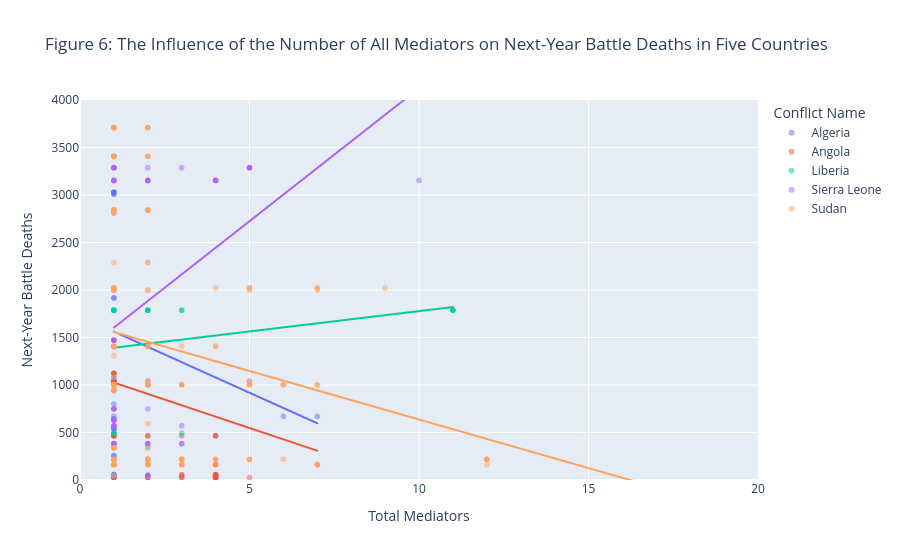

Write notebook code for a chart like this one.
### Markdown cell above
### Figure 6: The Influence of the Number of All Mediators on Next-Year Battle Deaths in Five Countries

### Code cell
import plotly.express as px

selected_countries = ["Algeria", "Liberia", "Angola", "Sierra Leone", "Sudan"]

Merged_Data_filtered = Merged_Data[
    Merged_Data["Conflict Name"].isin(selected_countries)
]

fig = px.scatter(
    Merged_Data_filtered,
    x="Total Mediators",
    y="Deaths in the Next Year",
    opacity=0.5,
    color="Conflict Name",
    trendline="ols",
    trendline_scope="trace",
    labels={
        "Total Mediators": "Total Mediators",
        "Deaths in the Next Year": "Next-Year Battle Deaths",
    },
    title="Figure 6: The Influence of the Number of All Mediators on Next-Year Battle Deaths in Five Countries",
    range_y=[0, 4000],
    range_x=[0, 20],
)
fig.show()

### Figure 1 — Plotly figure (JSON) as saved in the notebook; plotly's stock layout.template omitted (floating-point values rounded to 4 significant figures; data arrays with more than 128 entries replaced by an {"elided": "..."} marker saying what was removed)
{"data": [{"hovertemplate": "Conflict Name=Algeria<br>Total Mediators=%{x}<br>Next-Year Battle Deaths=%{y}<extra></extra>", "legendgroup": "Algeria", "marker": {"color": "#636efa", "opacity": 0.5, "symbol": "circle"}, "mode": "markers", "name": "Algeria", "showlegend": true, "type": "scattergl", "x": [NaN, 6.0, 1.0, NaN, NaN, NaN, NaN, NaN, NaN, NaN, NaN, NaN, NaN, NaN, NaN, NaN, NaN, 1.0, 7.0, 1.0, 1.0, 1.0, 1.0, 1.0, 1.0, 1.0, 1.0, 1.0, 1.0, 1.0, 1.0, NaN, NaN, 1.0, 1.0, 1.0, 1.0, 1.0, 1.0, 1.0, 1.0, 1.0, 1.0, 1.0, 1.0, 1.0, 1.0, 1.0, 1.0, 1.0, 1.0], "xaxis": "x", "y": [670.0, 670.0, 255.0, 472.0, 339.0, 505.0, 236.0, 267.0, 256.0, 147.0, 107.0, 84.0, 26.0, 86.0, 60.0, 33.0, 670.0, 670.0, 670.0, 3029.0, 3029.0, 3029.0, 1403.0, 1403.0, 1084.0, 3029.0, 1084.0, 3008.0, 1916.0, 800.0, 257.0, 34.0, 670.0, 3008.0, 3029.0, 1916.0, 539.0, 539.0, 539.0, 539.0, 642.0, 642.0, 947.0, 539.0, 1031.0, 1031.0, 1031.0, 3029.0, 3029.0, 947.0, 3029.0], "yaxis": "y"}, {"hovertemplate": "<b>OLS trendline</b><br>Deaths in the Next Year = -160.871 * Total Mediators + 1722.98<br>R<sup>2</sup>=0.040208<br><br>Conflict Name=Algeria<br>Total Mediators=%{x}<br>Next-Year Battle Deaths=%{y} <b>(trend)</b><extra></extra>", "legendgroup": "Algeria", "marker": {"color": "#636efa", "symbol": "circle"}, "mode": "lines", "name": "Algeria", "showlegend": false, "type": "scattergl", "x": [1.0, 1.0, 1.0, 1.0, 1.0, 1.0, 1.0, 1.0, 1.0, 1.0, 1.0, 1.0, 1.0, 1.0, 1.0, 1.0, 1.0, 1.0, 1.0, 1.0, 1.0, 1.0, 1.0, 1.0, 1.0, 1.0, 1.0, 1.0, 1.0, 1.0, 1.0, 1.0, 6.0, 7.0], "xaxis": "x", "y": [1562.0, 1562.0, 1562.0, 1562.0, 1562.0, 1562.0, 1562.0, 1562.0, 1562.0, 1562.0, 1562.0, 1562.0, 1562.0, 1562.0, 1562.0, 1562.0, 1562.0, 1562.0, 1562.0, 1562.0, 1562.0, 1562.0, 1562.0, 1562.0, 1562.0, 1562.0, 1562.0, 1562.0, 1562.0, 1562.0, 1562.0, 1562.0, 757.7, 596.9], "yaxis": "y"}, {"hovertemplate": "Conflict Name=Angola<br>Total Mediators=%{x}<br>Next-Year Battle Deaths=%{y}<extra></extra>", "legendgroup": "Angola", "marker": {"color": "#EF553B", "opacity": 0.5, "symbol": "circle"}, "mode": "markers", "name": "Angola", "showlegend": true, "type": "scattergl", "x": {"elided": "215 float values"}, "xaxis": "x", "y": {"elided": "215 float values"}, "yaxis": "y"}, {"hovertemplate": "<b>OLS trendline</b><br>Deaths in the Next Year = -119.533 * Total Mediators + 1145.01<br>R<sup>2</sup>=0.002601<br><br>Conflict Name=Angola<br>Total Mediators=%{x}<br>Next-Year Battle Deaths=%{y} <b>(trend)</b><extra></extra>", "legendgroup": "Angola", "marker": {"color": "#EF553B", "symbol": "circle"}, "mode": "lines", "name": "Angola", "showlegend": false, "type": "scattergl", "x": {"elided": "205 float values"}, "xaxis": "x", "y": {"elided": "205 float values"}, "yaxis": "y"}, {"hovertemplate": "Conflict Name=Liberia<br>Total Mediators=%{x}<br>Next-Year Battle Deaths=%{y}<extra></extra>", "legendgroup": "Liberia", "marker": {"color": "#00cc96", "opacity": 0.5, "symbol": "circle"}, "mode": "markers", "name": "Liberia", "showlegend": true, "type": "scattergl", "x": [2.0, 1.0, 1.0, 1.0, 1.0, 1.0, 1.0, 1.0, 2.0, 2.0, 2.0, 1.0, 2.0, 1.0, 1.0, 1.0, 1.0, 1.0, 1.0, 2.0, 1.0, 1.0, 1.0, 1.0, 1.0, 1.0, 1.0, 1.0, 1.0, 1.0, 1.0, 1.0, 1.0, 1.0, 1.0, 1.0, 1.0, 1.0, 1.0, 1.0, 1.0, 1.0, 3.0, 1.0, 1.0, 2.0, 1.0, 1.0, 1.0, 1.0, 1.0, 1.0, 1.0, 1.0, 1.0, NaN, 2.0, 1.0, 1.0, 11.0, 2.0, 1.0, 2.0, 1.0, 1.0, 3.0, 1.0, 3.0, 1.0, 11.0, 1.0, 1.0, 1.0, 1.0, 1.0, 1.0, 1.0, 1.0, 1.0, 1.0, 11.0, 11.0], "xaxis": "x", "y": [1787.0, 1787.0, 1787.0, 1787.0, 1787.0, 1787.0, 1787.0, 1787.0, 1787.0, 1787.0, 1787.0, 1787.0, 1787.0, 1787.0, 1787.0, 1787.0, 1787.0, 1787.0, 1787.0, 1787.0, 1787.0, 1787.0, 1787.0, 1787.0, 1787.0, 1787.0, 1787.0, 1787.0, 1787.0, 1787.0, 1787.0, 1787.0, 1787.0, 1787.0, 492.0, 492.0, 492.0, 492.0, 492.0, 492.0, 492.0, 492.0, 492.0, 1787.0, 341.0, 341.0, 341.0, 341.0, 57.0, 57.0, 57.0, 57.0, 57.0, 57.0, 27.0, 341.0, 1787.0, 1787.0, 1787.0, 1787.0, 1787.0, 1787.0, 1787.0, 1787.0, 1787.0, 1787.0, 1787.0, 1787.0, 1787.0, 1787.0, 1787.0, 1787.0, 1787.0, 1787.0, 1787.0, 1787.0, 1787.0, 1787.0, 1787.0, 1787.0, 1787.0, 1787.0], "yaxis": "y"}, {"hovertemplate": "<b>OLS trendline</b><br>Deaths in the Next Year = 42.8238 * Total Mediators + 1349.4<br>R<sup>2</sup>=0.020851<br><br>Conflict Name=Liberia<br>Total Mediators=%{x}<br>Next-Year Battle Deaths=%{y} <b>(trend)</b><extra></extra>", "legendgroup": "Liberia", "marker": {"color": "#00cc96", "symbol": "circle"}, "mode": "lines", "name": "Liberia", "showlegend": false, "type": "scattergl", "x": [1.0, 1.0, 1.0, 1.0, 1.0, 1.0, 1.0, 1.0, 1.0, 1.0, 1.0, 1.0, 1.0, 1.0, 1.0, 1.0, 1.0, 1.0, 1.0, 1.0, 1.0, 1.0, 1.0, 1.0, 1.0, 1.0, 1.0, 1.0, 1.0, 1.0, 1.0, 1.0, 1.0, 1.0, 1.0, 1.0, 1.0, 1.0, 1.0, 1.0, 1.0, 1.0, 1.0, 1.0, 1.0, 1.0, 1.0, 1.0, 1.0, 1.0, 1.0, 1.0, 1.0, 1.0, 1.0, 1.0, 1.0, 1.0, 1.0, 1.0, 1.0, 1.0, 1.0, 1.0, 2.0, 2.0, 2.0, 2.0, 2.0, 2.0, 2.0, 2.0, 2.0, 2.0, 3.0, 3.0, 3.0, 11.0, 11.0, 11.0, 11.0], "xaxis": "x", "y": [1392.0, 1392.0, 1392.0, 1392.0, 1392.0, 1392.0, 1392.0, 1392.0, 1392.0, 1392.0, 1392.0, 1392.0, 1392.0, 1392.0, 1392.0, 1392.0, 1392.0, 1392.0, 1392.0, 1392.0, 1392.0, 1392.0, 1392.0, 1392.0, 1392.0, 1392.0, 1392.0, 1392.0, 1392.0, 1392.0, 1392.0, 1392.0, 1392.0, 1392.0, 1392.0, 1392.0, 1392.0, 1392.0, 1392.0, 1392.0, 1392.0, 1392.0, 1392.0, 1392.0, 1392.0, 1392.0, 1392.0, 1392.0, 1392.0, 1392.0, 1392.0, 1392.0, 1392.0, 1392.0, 1392.0, 1392.0, 1392.0, 1392.0, 1392.0, 1392.0, 1392.0, 1392.0, 1392.0, 1392.0, 1435.0, 1435.0, 1435.0, 1435.0, 1435.0, 1435.0, 1435.0, 1435.0, 1435.0, 1435.0, 1478.0, 1478.0, 1478.0, 1820.0, 1820.0, 1820.0, 1820.0], "yaxis": "y"}, {"hovertemplate": "Conflict Name=Sierra Leone<br>Total Mediators=%{x}<br>Next-Year Battle Deaths=%{y}<extra></extra>", "legendgroup": "Sierra Leone", "marker": {"color": "#ab63fa", "opacity": 0.5, "symbol": "circle"}, "mode": "markers", "name": "Sierra Leone", "showlegend": true, "type": "scattergl", "x": {"elided": "147 float values"}, "xaxis": "x", "y": {"elided": "147 float values"}, "yaxis": "y"}, {"hovertemplate": "<b>OLS trendline</b><br>Deaths in the Next Year = 280.013 * Total Mediators + 1324.37<br>R<sup>2</sup>=0.062685<br><br>Conflict Name=Sierra Leone<br>Total Mediators=%{x}<br>Next-Year Battle Deaths=%{y} <b>(trend)</b><extra></extra>", "legendgroup": "Sierra Leone", "marker": {"color": "#ab63fa", "symbol": "circle"}, "mode": "lines", "name": "Sierra Leone", "showlegend": false, "type": "scattergl", "x": {"elided": "145 float values"}, "xaxis": "x", "y": {"elided": "145 float values"}, "yaxis": "y"}, {"hovertemplate": "Conflict Name=Sudan<br>Total Mediators=%{x}<br>Next-Year Battle Deaths=%{y}<extra></extra>", "legendgroup": "Sudan", "marker": {"color": "#FFA15A", "opacity": 0.5, "symbol": "circle"}, "mode": "markers", "name": "Sudan", "showlegend": true, "type": "scattergl", "x": {"elided": "976 float values"}, "xaxis": "x", "y": {"elided": "976 float values"}, "yaxis": "y"}, {"hovertemplate": "<b>OLS trendline</b><br>Deaths in the Next Year = -102.251 * Total Mediators + 1659.05<br>R<sup>2</sup>=0.011295<br><br>Conflict Name=Sudan<br>Total Mediators=%{x}<br>Next-Year Battle Deaths=%{y} <b>(trend)</b><extra></extra>", "legendgroup": "Sudan", "marker": {"color": "#FFA15A", "symbol": "circle"}, "mode": "lines", "name": "Sudan", "showlegend": false, "type": "scattergl", "x": {"elided": "963 float values"}, "xaxis": "x", "y": {"elided": "963 float values"}, "yaxis": "y"}], "layout": {"legend": {"title": {"text": "Conflict Name"}, "tracegroupgap": 0}, "title": {"text": "Figure 6: The Influence of the Number of All Mediators on Next-Year Battle Deaths in Five Countries"}, "xaxis": {"anchor": "y", "domain": [0, 1], "range": [0, 20], "title": {"text": "Total Mediators"}}, "yaxis": {"anchor": "x", "domain": [0, 1], "range": [0, 4000], "title": {"text": "Next-Year Battle Deaths"}}}}
